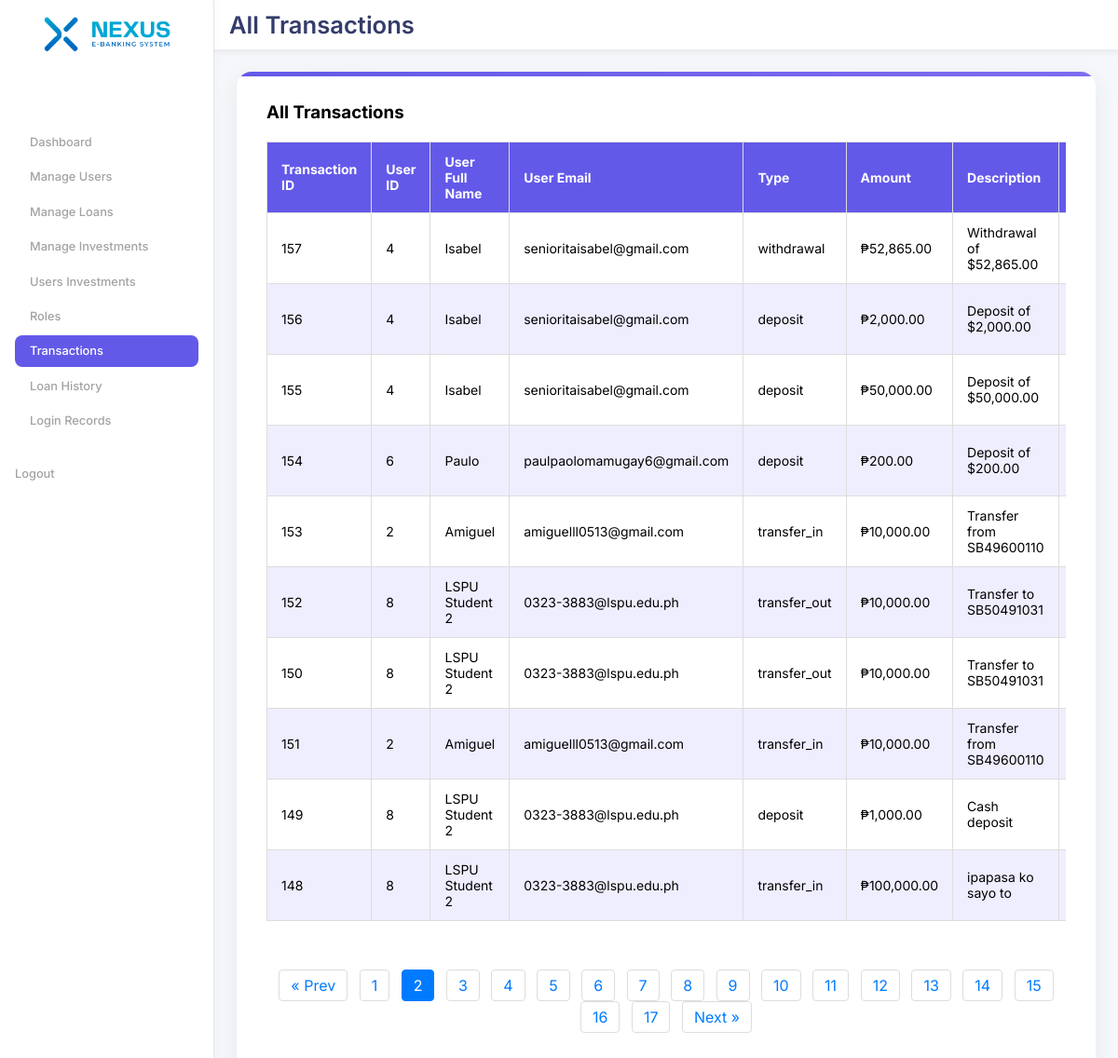
Screenshot of /admin/all-transactions.php?page=2 with the database file from the repository.
### tables this page shows
CREATE TABLE IF NOT EXISTS `transactions` (
  `transaction_id` int NOT NULL AUTO_INCREMENT,
  `account_id` int NOT NULL,
  `type` enum('deposit','withdrawal','transfer_in','transfer_out','loanpayment') NOT NULL,
  `amount` decimal(15,2) NOT NULL,
  `description` varchar(255) DEFAULT NULL,
  `related_account_id` int DEFAULT NULL,
  `created_at` timestamp NULL DEFAULT CURRENT_TIMESTAMP,
  PRIMARY KEY (`transaction_id`),
  KEY `account_id` (`account_id`),
  KEY `related_account_id` (`related_account_id`),
  CONSTRAINT `transactions_ibfk_1` FOREIGN KEY (`account_id`) REFERENCES `accounts` (`account_id`) ON DELETE CASCADE,
  CONSTRAINT `transactions_ibfk_2` FOREIGN KEY (`related_account_id`) REFERENCES `accounts` (`account_id`) ON DELETE SET NULL
);

CREATE TABLE IF NOT EXISTS `users` (
  `user_id` int NOT NULL AUTO_INCREMENT,
  `full_name` varchar(100) NOT NULL,
  `age` int NOT NULL,
  `birth_year` int NOT NULL,
  `email` varchar(100) NOT NULL,
  `address` text NOT NULL,
  `occupation` varchar(50) NOT NULL,
  `phone` varchar(20) NOT NULL,
  `password_hash` varchar(255) NOT NULL,
  `created_at` timestamp NULL DEFAULT CURRENT_TIMESTAMP,
  `is_admin` tinyint(1) DEFAULT '0',
  `status` enum('pending','approved','rejected') DEFAULT 'pending',
  `is_active` tinyint(1) NOT NULL DEFAULT '1',
  `reset_token` varchar(255) DEFAULT NULL,
  `reset_expires_at` datetime DEFAULT NULL,
  `profile_picture` varchar(255) DEFAULT NULL,
  PRIMARY KEY (`user_id`),
  UNIQUE KEY `email` (`email`)
);

### admin/all-transactions.php (the view, shortened to what this page needs)
<?php
require_once '../includes/db.php';
$perPage = 10;
$page = isset($_GET['page']) && is_numeric($_GET['page']) ? (int)$_GET['page'] : 1;
$offset = ($page - 1) * $perPage;
try {
    $countSql = "SELECT COUNT(*) FROM transactions";
    $totalTransactions = $pdo->query($countSql)->fetchColumn();
    $totalPages = ceil($totalTransactions / $perPage);
    $sql = "SELECT t.*, u.user_id, u.full_name, u.email, ra.account_number AS related_account_number
            FROM transactions t
            JOIN accounts a ON t.account_id = a.account_id
            JOIN users u ON a.user_id = u.user_id
            LEFT JOIN accounts ra ON t.related_account_id = ra.account_id
            ORDER BY t.created_at DESC
            LIMIT :perPage OFFSET :offset";
    $stmt = $pdo->prepare($sql);
    $stmt->bindValue(':perPage', $perPage, PDO::PARAM_INT);
    $stmt->bindValue(':offset', $offset, PDO::PARAM_INT);
    $stmt->execute();
    $transactions = $stmt->fetchAll();
} catch (PDOException $e) {
    error_log("Error fetching transactions: " . $e->getMessage());
    die("Error fetching transactions. Please try again later.");
}
?>
<!DOCTYPE html>
<html lang="en">
<head>
<link rel="stylesheet" href="../assets/css/admin-main.css">
<link rel="stylesheet" href="../assets/css/admin-all-transactions.css">
</head>
<body>
 <div class="wrapper">
            <aside class="sidebar">
                            <div class="Logos-cont">
                                <img src="../assets/images/Logo-color.png" alt="SecureBank Logo" class="logo-container">
                            </div>
                            <nav class="dashboard-nav">
                                <a href="dashboard.php" class="active btn ">Dashboard</a>
                                <a href="manage-users.php" class="btn ">Manage Users</a>
                                <a href="manage-loans.php" class="btn">Manage Loans</a>
                                <a href="manage-investments.php" class="btn">Manage Investments</a>
                                <a href="track-investments.php" class="btn">Users Investments</a>
                                <a href="role.php" class="btn">Roles</a>
                                <a href="recent_transactions.php" class="btn dash-text">Transactions</a>
                                <a href="loan-history.php" class="btn">Loan History</a>
                                <a href="login-records.php" class="btn">Login Records</a>
                            </nav>
                             <div class="logout-cont">
                                <a href="../logout.php" class="logout">Logout</a>
                            </div>
                </aside>
<main class="container">
  <header>
    <h1>All Transactions</h1>
  </header>
     <div class="content">
        <h3>All Transactions</h3>
        <br>
    <div class="table-cont">
     <table>
        <thead>
            <tr>
                <th>Transaction ID</th>
                <th>User ID</th>
                <th>User Full Name</th>
                <th>User Email</th>
                <th>Type</th>
                <th>Amount</th>
                <th>Description</th>
                <th>Related Account</th>
            </tr>
        </thead>
        <tbody>
            <?php if (!empty($transactions)): ?>
                <?php foreach ($transactions as $transaction): ?>
                    <tr>
                        <td data-label="Transaction ID"><?php echo htmlspecialchars($transaction['transaction_id']); ?></td>
                        <td data-label="User ID"><?php echo htmlspecialchars($transaction['user_id']); ?></td>
                        <td data-label="User Full Name"><?php echo htmlspecialchars($transaction['full_name']); ?></td>
                        <td data-label="User Email"><?php echo htmlspecialchars($transaction['email']); ?></td>
                        <td data-label="Type"><?php echo htmlspecialchars($transaction['type']); ?></td>
                        <td data-label="Amount"><?php echo "₱" . number_format($transaction['amount'], 2); ?></td>
                        <td data-label="Description"><?php echo !empty($transaction['description']) ? htmlspecialchars($transaction['description']) : 'N/A'; ?></td>
                        <td data-label="Related Account"><?php echo !empty($transaction['related_account_number']) ? htmlspecialchars($transaction['related_account_number']) : 'N/A'; ?></td>
                    </tr>
                <?php endforeach; ?>
            <?php else: ?>
                <tr>
                    <td colspan="9" style="text-align:center; padding: 20px;">No transactions found.</td>
                </tr>
            <?php endif; ?>
            </div>
</div>
<?php if ($totalPages > 1): ?>
<div class="pagination">
    <?php if ($page > 1): ?>
        <a href="?page=<?= $page - 1 ?>">&laquo; Prev</a>
    <?php endif; ?>
    <?php for ($i = 1; $i <= $totalPages; $i++): ?>
        <a href="?page=<?= $i ?>" class="<?= $i == $page ? 'btn-primary active' : '' ?>"><?= $i ?></a>
    <?php endfor; ?>
    <?php if ($page < $totalPages): ?>
        <a href="?page=<?= $page + 1 ?>">Next &raquo;</a>
    <?php endif; ?>
</div>
<?php endif; ?>
</main>
</div>
</body>
</html>

### assets/css/admin-main.css (style rules this page uses)
:root { --main-color: #ffffff; --bg-color: #f5f7fa; --bg-sidecolor-2: #6359e9; --font-color: #343c6a; --thin-font-color: #718ebf; --inactive-font-color: #a3a3a3; --hover-effects: #efeeff; --big-font-size: clamp(4rem, 6vw, 6.6rem); --semi-big-font-size: clamp(1.5rem, 3vw, 1.6rem); --paragraph-font-size: clamp(0.7rem, 1.5vw, 0.8rem); }
.content { display: flex; flex-direction: column; background: var(--main-color); padding: 2rem; border-radius: 16px; box-shadow: 0 8px 24px rgba(52, 60, 106, 0.08); margin: 4.8rem 1.5rem 2rem 1.5rem; transition: transform 0.3s ease, box-shadow 0.3s ease; position: relative; overflow: hidden; }
.content::before { content: ""; position: absolute; top: 0; left: 0; width: 100%; height: 5px; background: linear-gradient(90deg, var(--bg-sidecolor-2), #7e6cf1); }
* { margin: 0; padding: 0; box-sizing: border-box; font-family: "Poppins", sans-serif; text-decoration: none; font-family: "inter", sans-serif; }
* { margin: 0; padding: 0; box-sizing: border-box; font-family: "Inter", sans-serif; }
body, html { height: 100%; }
.wrapper { display: flex; height: 100vh; background-color: var(--bg-color); }
.logout-cont { display: flex; flex-direction: column; gap: 1rem; margin-top: 2rem; font-size: var(--paragraph-font-size); color: var(--inactive-font-color); font-weight: 500; cursor: pointer; }
.logout { color: var(--inactive-font-color); text-decoration: none; font-weight: 500; transition: color 0.3s ease; display: flex; align-items: center; gap: 0.6rem; }
.btn { display: flex; align-items: center; gap: 0.6rem; padding: 0rem 1rem; background-color: transparent; color: var(--inactive-font-color); border-radius: 8px; font-weight: 500; height: 34.2px; }
.container { flex: 1; background-color: var(--bg-color); overflow: auto; z-index: 999; }
.table-cont { overflow: auto; width: 100%; }

### assets/css/admin-all-transactions.css (style rules this page uses)
:root { --main-color: #FFFFFF; --bg-color: #F5F7FA; --bg-sidecolor-2: #6359e9; --font-color: #343C6A; --thin-font-color: #718EBF; --inactive-font-color: #a3a3a3; --hover-effects: #efeeff; --big-font-size: clamp(4rem, 6vw, 6.6rem); --semi-big-font-size: clamp(1.5rem, 3vw, 1.6rem); --paragraph-font-size: clamp(0.7rem, 1.5vw, 0.8rem); --spacing-small: 0.75rem; --spacing-medium: 1rem; --spacing-large: 2rem; --radius-base: 8px; --radius-lg: 16px; --shadow-base: 0 4px 12px rgba(99, 89, 233, 0.2); --shadow-lg: 0 8px 24px rgba(52, 60, 106, 0.08); }
.content table { width: 100%; border-collapse: collapse; font-size: 14px; margin-bottom: var(--spacing-large); }
.content table thead { background-color: var(--bg-sidecolor-2); color: var(--main-color); }
.content table th, .content table td { padding: 12px 15px; border: 1px solid #ddd; text-align: left; }
.content table tbody tr:nth-child(even) { background-color: var(--hover-effects); }

### admin/all-transactions.php (style rules this page uses)
.pagination { text-align: center; margin: 20px 0; }
.pagination a { display: inline-block; margin: 0 4px; padding: 6px 12px; color: #007bff; background: #fff; border: 1px solid #ddd; border-radius: 4px; text-decoration: none; transition: background 0.2s, color 0.2s; }
.pagination a.btn-primary, .pagination a.active { background: #007bff; color: #fff; border-color: #007bff; pointer-events: none; }

### rows the page displays
transactions: transaction_id "157", users.user_id "4", users.full_name "Isabel", users.email "senioritaisabel@gmail.com", type "withdrawal", amount "52,865.00", description "Withdrawal of $52,865.00"
transactions: transaction_id "156", users.user_id "4", users.full_name "Isabel", users.email "senioritaisabel@gmail.com", type "deposit", amount "2,000.00", description "Deposit of $2,000.00"
transactions: transaction_id "155", users.user_id "4", users.full_name "Isabel", users.email "senioritaisabel@gmail.com", type "deposit", amount "50,000.00", description "Deposit of $50,000.00"
transactions: transaction_id "154", users.user_id "6", users.full_name "Paulo", users.email "paulpaolomamugay6@gmail.com", type "deposit", amount "200.00", description "Deposit of $200.00"
transactions: transaction_id "153", users.user_id "2", users.full_name "Amiguel", users.email "amiguelll0513@gmail.com", type "transfer_in", amount "10,000.00", description "Transfer from SB49600110"
transactions: transaction_id "152", users.user_id "8", users.full_name "LSPU Student 2", users.email "0323-3883@lspu.edu.ph", type "transfer_out", amount "10,000.00", description "Transfer to SB50491031"
transactions: transaction_id "150", users.user_id "8", users.full_name "LSPU Student 2", users.email "0323-3883@lspu.edu.ph", type "transfer_out", amount "10,000.00", description "Transfer to SB50491031"
transactions: transaction_id "151", users.user_id "2", users.full_name "Amiguel", users.email "amiguelll0513@gmail.com", type "transfer_in", amount "10,000.00", description "Transfer from SB49600110"
transactions: transaction_id "149", users.user_id "8", users.full_name "LSPU Student 2", users.email "0323-3883@lspu.edu.ph", type "deposit", amount "1,000.00", description "Cash deposit"
transactions: transaction_id "148", users.user_id "8", users.full_name "LSPU Student 2", users.email "0323-3883@lspu.edu.ph", type "transfer_in", amount "100,000.00", description "ipapasa ko sayo to"
